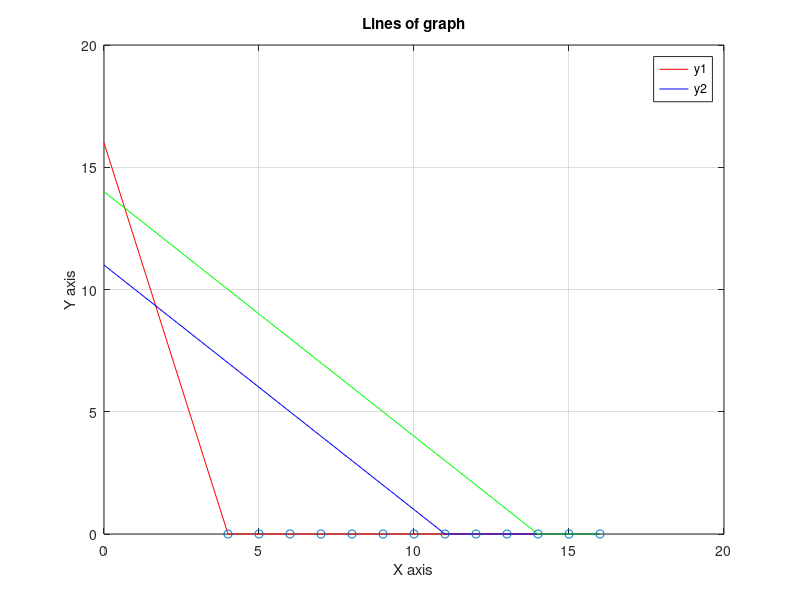

The MATLAB script that drew this image: (Note: this script raises an error after producing the figure.)
c = [40 15];
a = [2 1;1 1;1 2;1 0];
b = [16;11;14;4];
x = 0:1:max(b);
y1 = (16-2*a(1,1)*x)/a(1,2);
y2 = (11-a(2,1)*x)/a(2,2);
y3 = (14-a(3,1)*x)/2*a(3,2);
y4 = (4-a(4,1)*x)/a(4,2);
y1 = max(0,y1);
y2 = max(0,y2);
y3 = max(0,y3);
y4 = max(0,y4);
plot(x,y1,'r',x,y2,'b',x,y3,'g',x,y4,'o');
title('Lines of graph')
xlabel('X axis')
ylabel('Y axis')
legend('y1','y2')
grid on;
py1 = find(y1==0);
py2 = find(y2==0);
py3 = find(y3==0);
py4 = find(y4==0);
px = find(x==0);
line1 = [x(:,[py1 px]);y1(:,[py1 px])]';
line2 = [x(:,[py2 px]);y2(:,[py2 px])]';
line3 = [x(:,[py3 px]);y3(:,[py3 px])]';
corpt = unique([line1;line2],'rows');
pt = [0;0];
for i = 1:size(a,1)
    a1 = a(i,:);
    b1 = b(i,:);
    for j = i+1:size(a,1)
        a2 = a(j,:);
        b2 = b(j,:);
        a4 = [a1;a2];
        b4 = [b1;b2];
        x = a4\b4;
        pt = [pt x];
    end
end
ptt = pt';
allpt = [ptt;corpt];
points = unique(allpt,'rows');
PT = constraint(points);
p = unique(PT,'rows');
fx = sum(p .*c,2);
vert_fns = [p,fx];
[fxval,indfx] = max(fx);
optval = vert_fns(indfx,:); 
optimal_bfs = array2table(optval,'VariableNames',{'x1','x2','ObjectiveFunctionValue'});
disp('Optimal solution: ');
disp(optimal_bfs);
